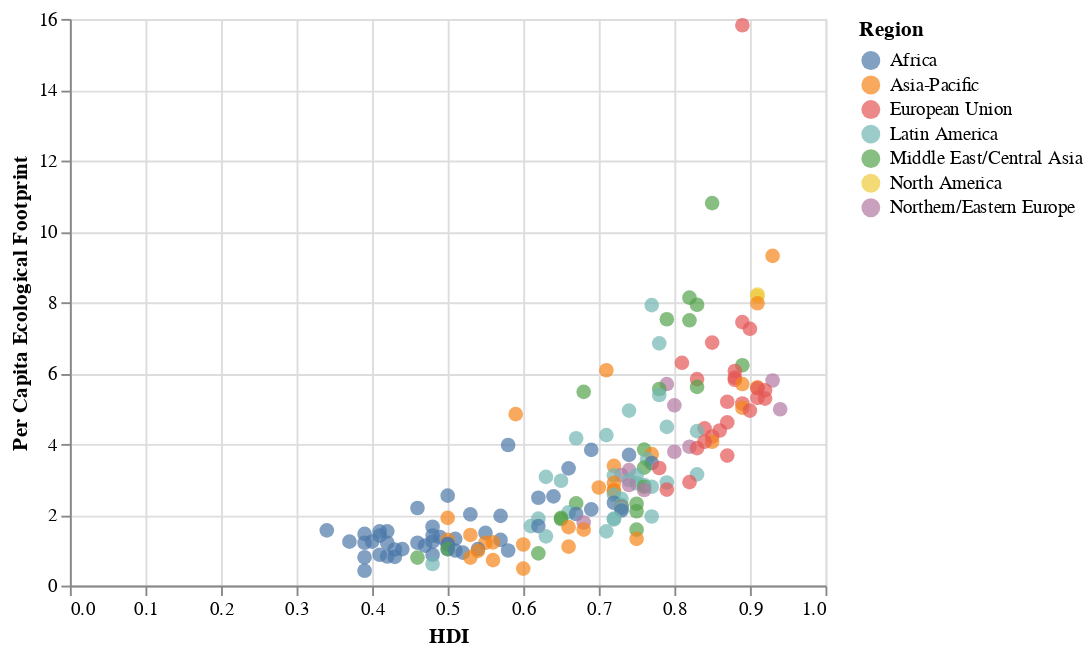

Notebook code for this chart:
### Code cell
base

### Figure 1 — Vega-Lite specification as saved in the notebook (floating-point values rounded to 4 significant figures; data arrays with more than 128 entries replaced by an {"elided": "..."} marker saying what was removed)
{"config": {"view": {"continuousWidth": 400, "continuousHeight": 300}}, "data": {"name": "data-7fea6f296aacf871c3ff8145758e8fe5"}, "mark": {"type": "circle", "size": 60}, "encoding": {"color": {"type": "nominal", "field": "Region"}, "tooltip": [{"type": "nominal", "field": "Country"}, {"type": "nominal", "field": "Region"}, {"type": "quantitative", "field": "Total Ecological Footprint", "title": "Ecological Footprint"}, {"type": "quantitative", "field": "HDI"}], "x": {"type": "quantitative", "field": "HDI"}, "y": {"type": "quantitative", "field": "Total Ecological Footprint", "title": "Per Capita Ecological Footprint"}}, "$schema": "https://vega.github.io/schema/vega-lite/v4.8.1.json", "datasets": {"data-7fea6f296aacf871c3ff8145758e8fe5": {"elided": "171 records"}}}
